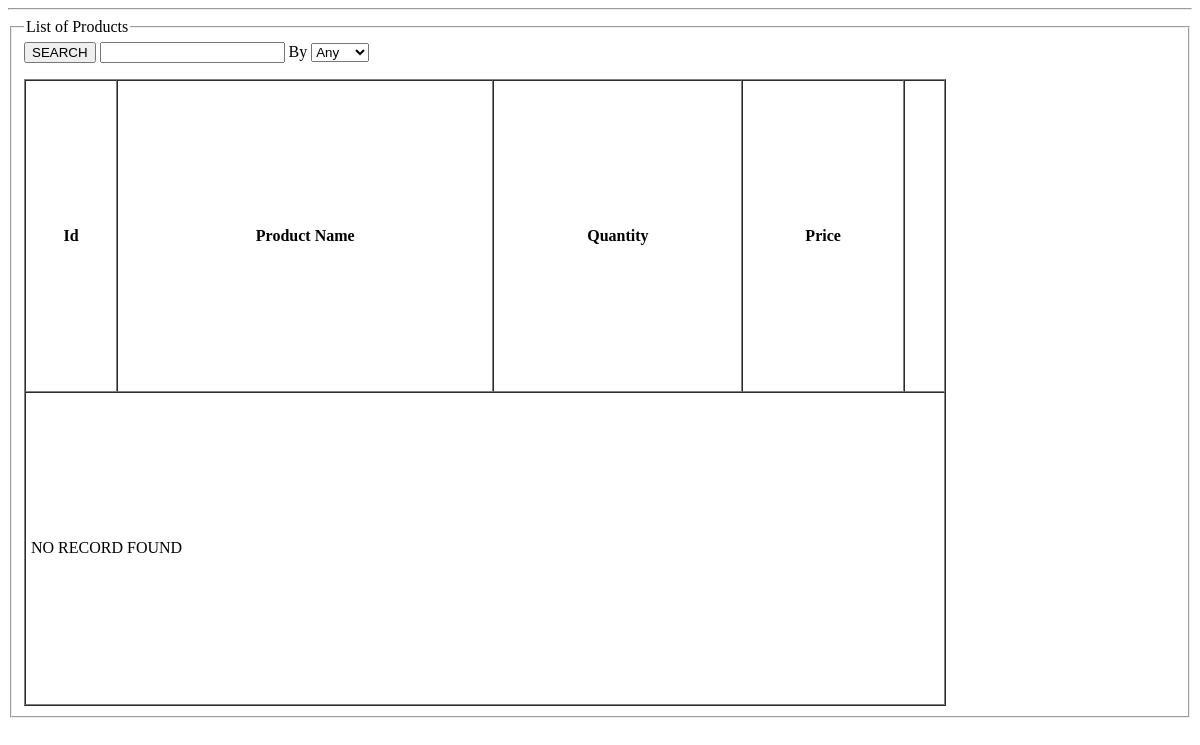
/app/OtherProducts.php, run on an earlier commit of the app's database.
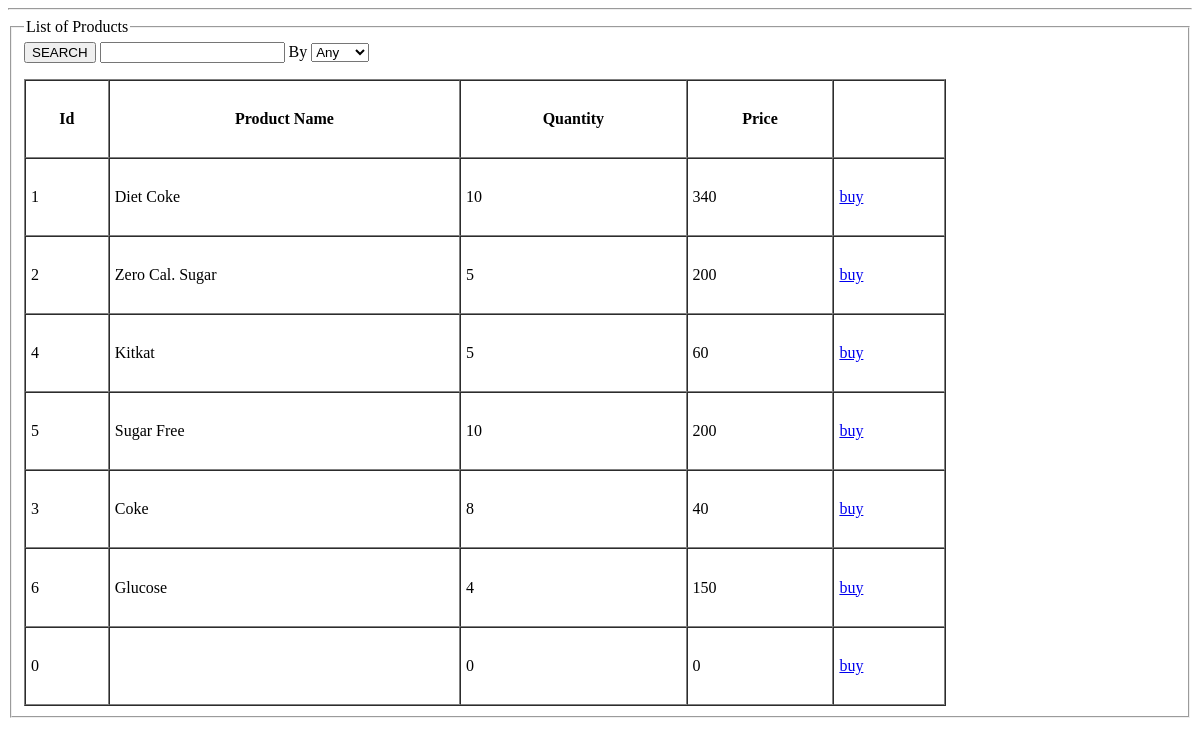
And on a later commit of the database.
### tables this page shows
CREATE TABLE `product` (
  `pro_id` int(5) NOT NULL,
  `pro_name` varchar(50) NOT NULL,
  `pro_quan` int(5) NOT NULL,
  `pro_price` int(5) NOT NULL
);

### data/data_access.php (called while the page is built, shortened)
<?php
    $host="127.0.0.1";
    $user="root";
    $pass="";
    $dbname="sheba";
    $port=3306;
    function executeSQL($sql){
        global $host, $user, $pass, $dbname, $port;
        $link=mysqli_connect($host, $user, $pass, $dbname, $port);
        $result = mysqli_query($link, $sql);
        return $result;
    }
?>

### data/product_data_access.php (called while the page is built, shortened)
<?php require_once "data_access.php"; ?>
<?php
	 function getAllProductFromDb(){
        $sql = "SELECT * FROM product";
        $result = executeSQL($sql);
        for($i=0; $row=mysqli_fetch_assoc($result); ++$i){
            $product[$i] = $row;
        }
        return $product;
    }
?>

### service/otherProd_service.php (called while the page is built, shortened)
<?php require_once "../data/product_data_access.php"; ?>
<?php
     function getAllProduct(){
        return getAllProductFromDb();
    }
?>

### app/OtherProducts.php (the view, shortened to what this page needs)
<html>
<?php require_once "../service/otherProd_service.php"; ?>
<?php
    $searchKey = $searchBy = "";
    $searchBySelected = array("Any"=>null, "pro_name"=>null, "pro_id"=>null);
?>
<?php
    if ($_SERVER['REQUEST_METHOD'] == "POST") {
        $searchKey = trim($_POST['search']);
        $searchBy = $_POST['search_by'];
        $searchBySelected[$searchBy] = "selected";
        if($searchBy == "pro_name")
            $Products = getProductByName($searchKey);
        else if($searchBy == "pro_id")
            $Product = getProductById($searchKey);
        else{
            $Product = getProductByIdOrName($searchKey);
        }
    }
    else {
        $Product = getAllProduct();
    }
?>
<hr/>
<body>
	<fieldset>
		 <legend>List of Products</legend>
		  <form method="POST">
		  		<input type="submit" value="SEARCH"/>
                <input name="search" value="<?= $searchKey ?>"/> By
                <select name="search_by">
                    <option <?= $searchBySelected["Any"] ?>>Any</option>
                </select>
		  </form>
		<table width="80%" height="80%" border="1" cellspacing="0" cellpadding="5">
        <tr>
            <th>Id</th>
            <th>Product Name</th>
            <th>Quantity</th>
            <th>Price</th>
            <th colspan="4"></th>
        </tr>
      <?php if (count($Product) == 0) { ?>
            <tr><td colspan="5">NO RECORD FOUND</td></tr>
        <?php } ?>
        <?php foreach ($Product as $Product) { ?>
            <tr>
                <td><?= $Product['pro_id'] ?></td>
                <td><?= $Product['pro_name'] ?></td>
                <td><?= $Product['pro_quan'] ?></td>
				<td><?= $Product['pro_price'] ?></td>
                <td><a href="buy_product.php?id=<?= $Product['pro_id'] ?>">buy</a></td>
            </tr>
        <?php }
         ?>
        </table>
	</fieldset>
</body>
</html>

What changed in the data, as far as the page shows it:
added product: pro_id "1", pro_name "Diet Coke", pro_quan "10", pro_price "340"
added product: pro_id "2", pro_name "Zero Cal. Sugar", pro_quan "5", pro_price "200"
added product: pro_id "4", pro_name "Kitkat", pro_quan "5", pro_price "60"
added product: pro_id "5", pro_name "Sugar Free", pro_quan "10", pro_price "200"
added product: pro_id "3", pro_name "Coke", pro_quan "8", pro_price "40"
added product: pro_id "6", pro_name "Glucose", pro_quan "4", pro_price "150"
added product: pro_id "0", pro_quan "0", pro_price "0"
Also different on the page:
text no longer shown: "NO RECORD FOUND"
